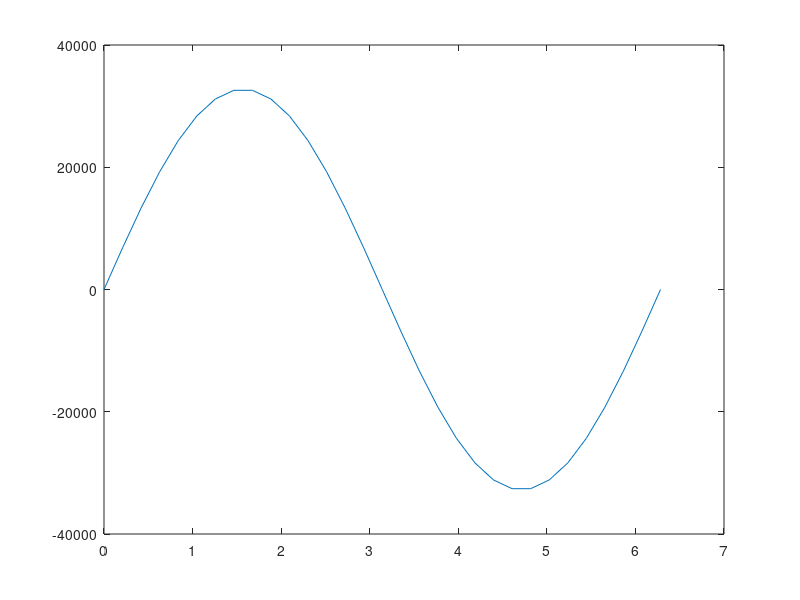

Write MATLAB code to recreate this figure.
clear all;
clc;
close all;
%% sine generator frequency 
NB = 16;
min_range = -2^(NB-1);
max_range = 2^(NB-1)-1;
Range = 2^(NB-1)-1;
samples = 15;
f = 150;
iCLK = 50000000 ; % internal clock

sCLK = 1/((1/f)/samples) %Clk frequency for the required sine wave
counter = round((50000000/sCLK)/2)-1




t=0:pi/samples:2*pi; 
Array=int32(sin(t)*Range); 
plot(t,Array);

dlmwrite('Array.txt', Array)